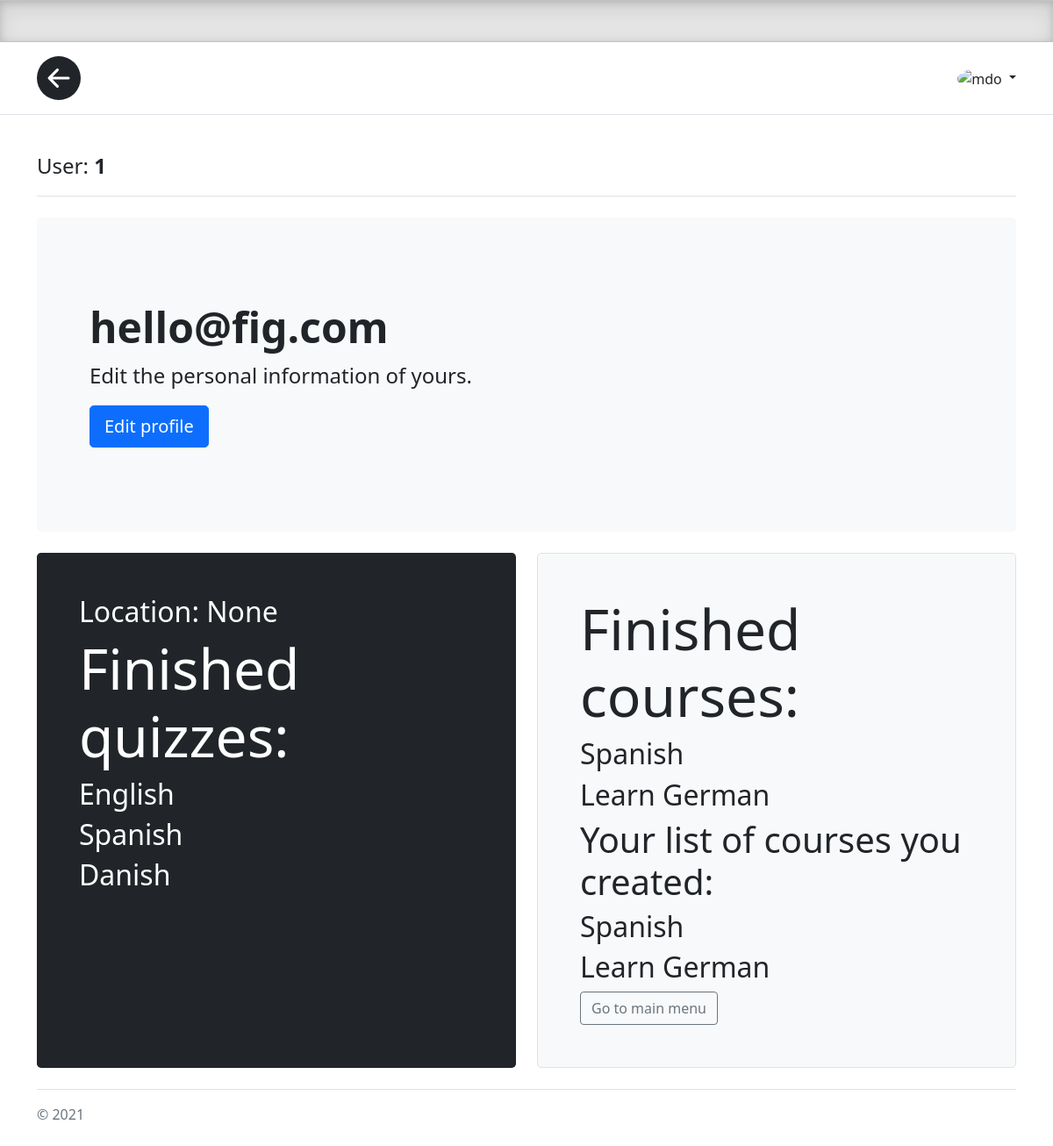
/profile/ (signed in), run on the app's committed database.
### language/models.py (models this page shows, shortened)
class Profile(models.Model):
    user = models.OneToOneField(User, verbose_name='profile',related_name='profile', on_delete=models.CASCADE)
    name = models.CharField(max_length=100, blank=True, null=True)
    email = models.EmailField(max_length=200, blank=True, null=True)
    location = models.CharField(max_length=100, blank=True, null=True)
    finished_quizzes = models.ManyToManyField('Quiz',  related_name='quizzes', blank=True)
    finished_courses = models.ManyToManyField('Course',  related_name='courses', blank=True)
    def __str__(self):
        return str(self.user)

class Quiz(models.Model):
    title = models.CharField(max_length=200)
    subject = models.TextField(max_length=500)
    def __str__(self):
        return str(self.title)

class Course(models.Model):
    user = models.ForeignKey(User, on_delete=models.CASCADE)
    title = models.CharField(max_length=200, blank=True, null=True)
    content = models.TextField(max_length=1000)
    video = EmbedVideoField()
    def __str__(self):
        return str(self.title)

### language/views.py (the view)
# urls.py: path("profile/", views.profileCheck, name="profile"),
@login_required(login_url="login")
def profileCheck(request):
    user = request.user
    profile = request.user.profile
    print(profile)
    context = {'profile' : profile, 'user' : user}
    return render(request, "language/profile.html", context)

### language/templates/language/profile.html (shortened to what this page needs)
{% extends "language/layout.html" %}
{% load static %}
{% block navbarlist %}
<div class="b-example-divider"></div>
<header class="p-3 mb-3 border-bottom">
<div class="container">
  <div class="d-flex flex-wrap align-items-center justify-content-center justify-content-lg-start">
    <a href="/" class="d-flex align-items-center mb-2 mb-lg-0 text-dark text-decoration-none">
      <svg xmlns="http://www.w3.org/2000/svg" width="50" height="50" fill="currentColor" class="bi bi-arrow-left-circle-fill" viewBox="0 0 16 16">
        <path d="M8 0a8 8 0 1 0 0 16A8 8 0 0 0 8 0zm3.5 7.5a.5.5 0 0 1 0 1H5.707l2.147 2.146a.5.5 0 0 1-.708.708l-3-3a.5.5 0 0 1 0-.708l3-3a.5.5 0 1 1 .708.708L5.707 7.5H11.5z"/>
      </svg>    </a>
    <div class="dropdown text-end">
      <a href="#" class="d-block link-dark text-decoration-none dropdown-toggle" id="dropdownUser1" data-bs-toggle="dropdown" aria-expanded="false">
        <img src="https://files.fm/thumb_show.php?i=zzepgvz5f" alt="mdo" width="32" height="32" class="rounded-circle">
      </a>
    </div>
  </div>
</div>
</header>
{% endblock %}
  {% block content %}
<div class="container py-4">
  <header class="pb-3 mb-4 border-bottom">
    <a href="/" class="d-flex align-items-center text-dark text-decoration-none">
      <span class="fs-4">User: <b> {{profile.name}} </b> </span>
    </a>
  </header>
  <div class="p-5 mb-4 bg-light rounded-3">
    <div class="container-fluid py-5">
      <h1 class="display-5 fw-bold">{{profile.email}} </h1>
      <p class="col-md-8 fs-4">Edit the personal information of yours.</p>
     <a href="{% url 'edit-profile' %}"> <button class="btn btn-primary btn-lg" type="button">Edit profile</button>  </a>
    </div>
  </div>
  <div class="row align-items-md-stretch">
    <div class="col-md-6">
      <div class="h-100 p-5 text-white bg-dark rounded-3">
        <h2>Location: {{profile.location}}</h2>
        <h1 class="display-3">Finished quizzes: </h1>
        {% for quiz in profile.finished_quizzes.all %}
        <h2>{{quiz}}</h2>
        {% endfor %}
      </div>
    </div>
    <div class="col-md-6">
      <div class="h-100 p-5 bg-light border rounded-3">
        <h1 class="display-3">Finished courses: </h1>
        {% for kurs in profile.finished_courses.all %}
        <h2>{{kurs}}</h2>
        {% endfor %}
        <h2 class="display-6">Your list of courses you created:</h2>
         {% for course in user.course_set.all %}
         <h2>
          {{course}}
         </h2>
        {% endfor %}
      <a href="{% url 'index' %}">  <button class="btn btn-outline-secondary" type="button">Go to main menu</button></a>
      </div>
    </div>
  </div>
  <footer class="pt-3 mt-4 text-muted border-top">
    &copy; 2021
  </footer>
</div>
{% endblock %}

### language/templates/language/layout.html (shortened to what this page needs)
{% load static %}
{% load embed_video_tags %}
<!DOCTYPE html>
<html lang="en">
<head>
    <link href="https://cdn.jsdelivr.net/npm/bootstrap@5.0.2/dist/css/bootstrap.min.css" rel="stylesheet">
</head>
    <link rel="stylesheet" href="{% static 'language/headers.css' %} ">
<head>
{% block navbarlist %}{% endblock %}
</head>
{% block content %}
{% endblock %}
</body>
</html>

### language/static/language/headers.css (style rules this page uses)
.b-example-divider { height: 3rem; background-color: rgba(0, 0, 0, .1); border: solid rgba(0, 0, 0, .15); border-width: 1px 0; box-shadow: inset 0 .5em 1.5em rgba(0, 0, 0, .1), inset 0 .125em .5em rgba(0, 0, 0, .15); }
.bi { vertical-align: -.125em; fill: currentColor; }
.dropdown-toggle { outline: 0; }

### data on the page
Profile: name "1", email "hello@fig.com", location "None"
Quiz: title "English"
Quiz: title "Spanish"
Quiz: title "Danish"
Course: title "Spanish"
Course: title "Learn German"
